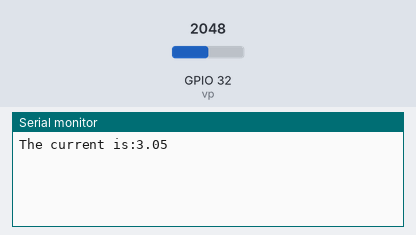
Recording of a sketch running on a simulated ESP32. Parts: the last lines printed to the serial monitor. Inputs (shaded band) come from the test bench; at power-on: GPIO 32 (vp) = 2048. WiFi joins after 1.5 s; servers stay silent unless stated.

Above: at 3.0 s.
3.1 s: GPIO 32 (vp) set to 3818
At 4.5 s:
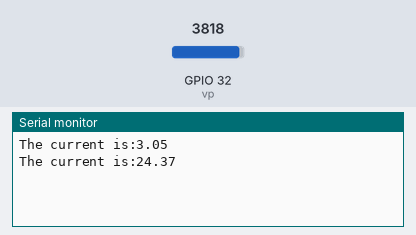
4.6 s: GPIO 32 (vp) set to 3910
At 6.9 s:
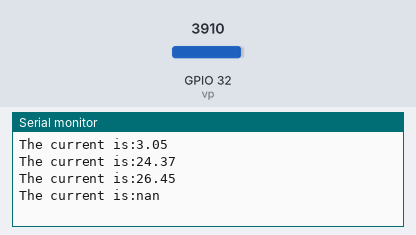

The sketch:

ESP32_CURRENT.ino
```cpp
const int vp=32;// set the analog read pin to 32
long lastsample=0;
long samplesum=0;
long samplecount=0;
float vpc=0.8056; // for esp 32(12bit ADC)3300mv is measured in steps of 0.8056mV which is 3300mV/(2^12) which is 3300/4096

#define BLYNK_PRINT Serial
#include <WiFi.h>
#include <WiFiClient.h>
#include <BlynkSimpleEsp32.h>
char auth[] = " "; // get blynk auth token from your registered email

char ssid[] = " "; // Enter your WiFi SSID
char pass[] = " "; // Enter your wifi password
void setup()
{
Serial.begin(115200);
Blynk.begin(auth, ssid, pass);
}

void loop() {
Blynk.run();
if(millis()>lastsample+1) //take a sample every milisecond
{
  samplesum=samplesum+sq(analogRead(vp)-1810);
  samplecount++;
  lastsample=millis();
}
if(samplecount==500)
{
  float mean=(samplesum)/500;
  float mean1=sqrt(mean);
  float mv=mean1*vpc;
  float current=mv*0.01590;
  Serial.println("The current is:" +String(current));// open serial monitor to observe current reading
  Blynk.virtualWrite(V4,current); // open blynk app to observe current reading
  samplecount=0;
  samplesum=0;
}
}
```

Measured:
- the behaviour switches between 3882 and 3883 on GPIO 32 (vp) (found by bisection; images 1 and 2)
- after the input at 3.1 s, the serial monitor: prints a new line after 1.0 s (image 1)
- after the input at 4.6 s, the serial monitor: prints a new line after 0.72 s (image 2)
